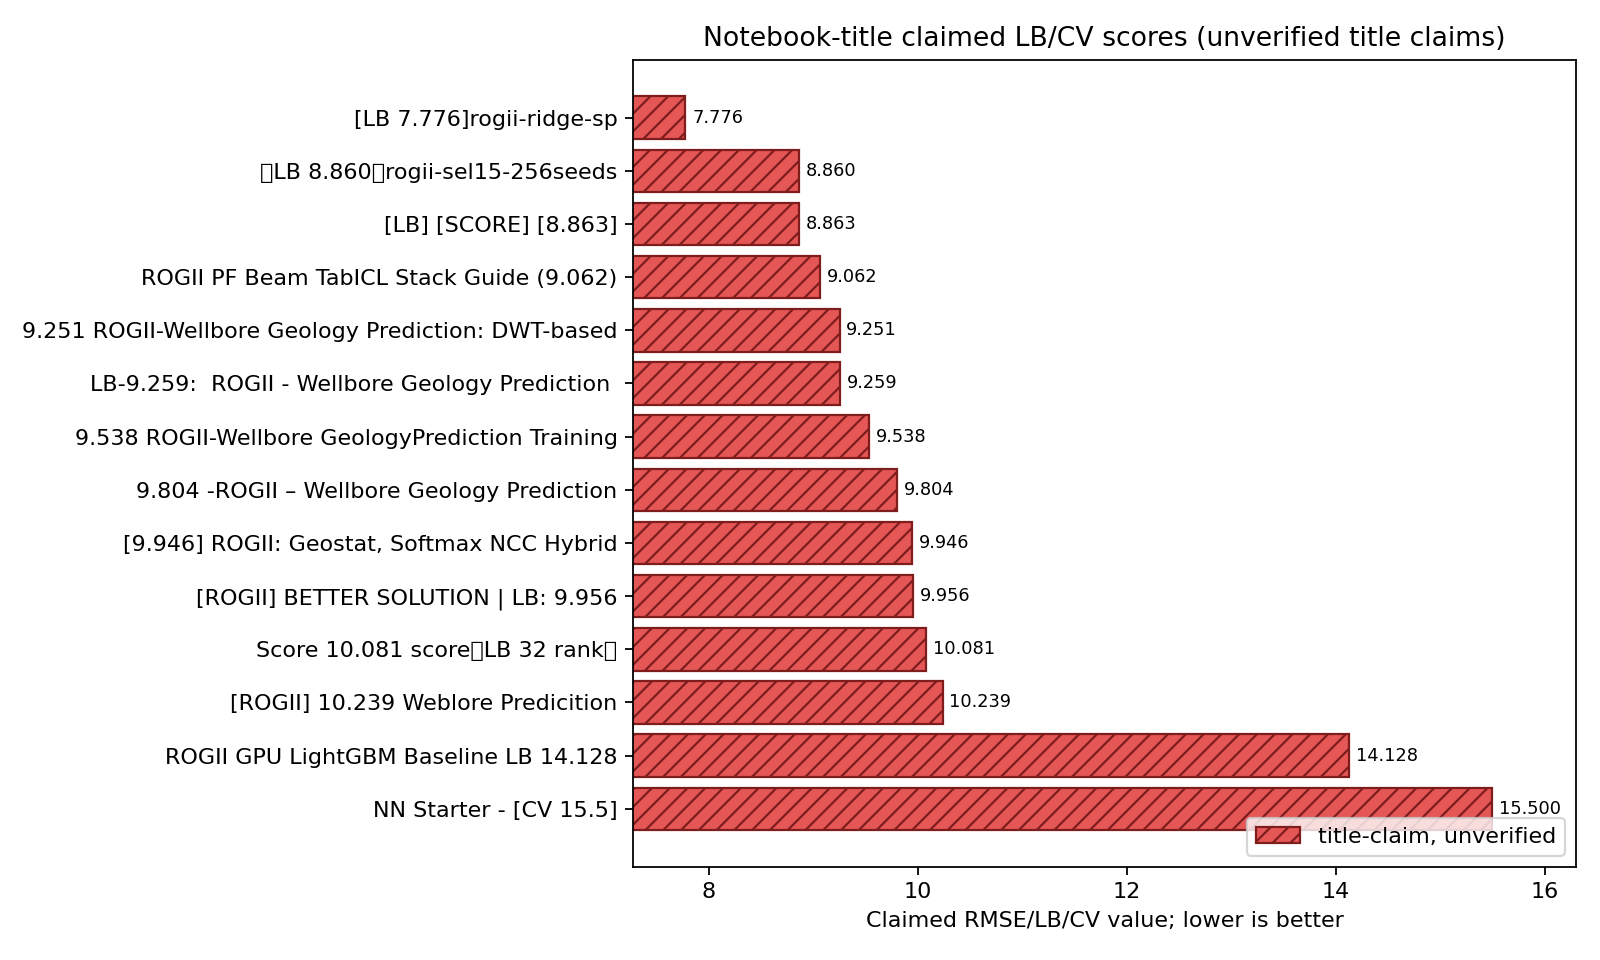

Write the Python code that produced this figure.
import json
from pathlib import Path
import matplotlib.pyplot as plt
p=Path(__file__).with_suffix('.json')
data=json.loads(p.read_text())
series=sorted(data['series'], key=lambda s: (s['provenance'], s['value']))
labels=[s['label'] for s in series][::-1]
vals=[s['value'] for s in series][::-1]
fig, ax=plt.subplots(figsize=(10,6))
bars=ax.barh(labels, vals, color='#e45756', hatch='///', edgecolor='#7f1d1d', label='title-claim, unverified')
ax.set_title(data['title'])
ax.set_xlabel('Claimed RMSE/LB/CV value; lower is better')
if vals:
    ax.set_xlim(min(vals)-0.5, max(vals)+0.8)
ax.bar_label(bars, fmt='%.3f', padding=3, fontsize=8)
ax.legend(loc='lower right')
fig.tight_layout(); fig.savefig(Path(__file__).with_suffix('.png'), dpi=160)
